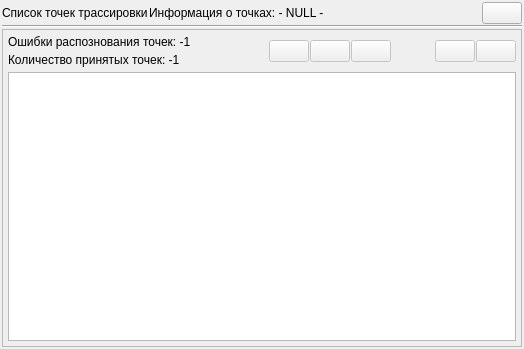
<?xml version="1.0" encoding="UTF-8"?>
<ui version="4.0">
 <class>list_point_win</class>
 <widget class="QWidget" name="list_point_win">
  <property name="geometry">
   <rect>
    <x>0</x>
    <y>0</y>
    <width>524</width>
    <height>349</height>
   </rect>
  </property>
  <property name="windowTitle">
   <string>Form</string>
  </property>
  <layout class="QVBoxLayout" name="verticalLayout" stretch="0,0,1">
   <property name="spacing">
    <number>1</number>
   </property>
   <property name="leftMargin">
    <number>2</number>
   </property>
   <property name="topMargin">
    <number>2</number>
   </property>
   <property name="rightMargin">
    <number>2</number>
   </property>
   <property name="bottomMargin">
    <number>2</number>
   </property>
   <item>
    <layout class="QHBoxLayout" name="horizontalLayout" stretch="0,0,1,0">
     <item>
      <widget class="QLabel" name="label_title_dialog">
       <property name="text">
        <string>Список точек трассировки</string>
       </property>
      </widget>
     </item>
     <item>
      <widget class="QLabel" name="label_info_points">
       <property name="text">
        <string>&lt;html&gt;&lt;head/&gt;&lt;body&gt;&lt;p&gt;Информация о точках: - NULL -&lt;/p&gt;&lt;/body&gt;&lt;/html&gt;</string>
       </property>
      </widget>
     </item>
     <item>
      <spacer name="horizontalSpacer">
       <property name="orientation">
        <enum>Qt::Horizontal</enum>
       </property>
       <property name="sizeHint" stdset="0">
        <size>
         <width>40</width>
         <height>20</height>
        </size>
       </property>
      </spacer>
     </item>
     <item>
      <widget class="QPushButton" name="pushButton_close">
       <property name="toolTip">
        <string>Скрыть</string>
       </property>
       <property name="text">
        <string/>
       </property>
       <property name="icon">
        <iconset resource="../resource.qrc">
         <normaloff>:/images/1449324474_delete.png</normaloff>:/images/1449324474_delete.png</iconset>
       </property>
      </widget>
     </item>
    </layout>
   </item>
   <item>
    <widget class="Line" name="line">
     <property name="orientation">
      <enum>Qt::Horizontal</enum>
     </property>
    </widget>
   </item>
   <item>
    <widget class="QFrame" name="frame">
     <property name="frameShape">
      <enum>QFrame::StyledPanel</enum>
     </property>
     <property name="frameShadow">
      <enum>QFrame::Raised</enum>
     </property>
     <layout class="QVBoxLayout" name="verticalLayout_2" stretch="0,1">
      <property name="spacing">
       <number>5</number>
      </property>
      <property name="leftMargin">
       <number>5</number>
      </property>
      <property name="topMargin">
       <number>5</number>
      </property>
      <property name="rightMargin">
       <number>5</number>
      </property>
      <property name="bottomMargin">
       <number>5</number>
      </property>
      <item>
       <layout class="QHBoxLayout" name="horizontalLayout_4" stretch="0,1,0,0,0">
        <property name="spacing">
         <number>4</number>
        </property>
        <item>
         <layout class="QGridLayout" name="gridLayout">
          <item row="1" column="0">
           <widget class="QLabel" name="label_errors">
            <property name="text">
             <string>Ошибки распознования точек: -1</string>
            </property>
           </widget>
          </item>
          <item row="2" column="0">
           <widget class="QLabel" name="label_countPoints">
            <property name="text">
             <string>Количество принятых точек: -1</string>
            </property>
           </widget>
          </item>
         </layout>
        </item>
        <item>
         <spacer name="horizontalSpacer_2">
          <property name="orientation">
           <enum>Qt::Horizontal</enum>
          </property>
          <property name="sizeHint" stdset="0">
           <size>
            <width>40</width>
            <height>20</height>
           </size>
          </property>
         </spacer>
        </item>
        <item>
         <layout class="QHBoxLayout" name="horizontalLayout_2">
          <property name="spacing">
           <number>1</number>
          </property>
          <item>
           <widget class="QPushButton" name="pushButton_goto_src_code">
            <property name="enabled">
             <bool>false</bool>
            </property>
            <property name="toolTip">
             <string>&lt;html&gt;&lt;head/&gt;&lt;body&gt;&lt;p&gt;&lt;span style=&quot; color:#0000ff;&quot;&gt;Действие: &lt;/span&gt;&lt;span style=&quot; font-weight:600; color:#00aa00;&quot;&gt;&amp;quot; 2&lt;/span&gt;&lt;span style=&quot; font-weight:600; color:#00aa00; vertical-align:super;&quot;&gt;ой&lt;/span&gt;&lt;span style=&quot; font-weight:600; color:#00aa00;&quot;&gt; клик ЛКМ &amp;quot; , &amp;quot; F1 &amp;quot;&lt;/span&gt;&lt;/p&gt;&lt;p&gt;&lt;span style=&quot; font-weight:600; color:#999900;&quot;&gt;&amp;quot;Переход к исходному коду&amp;quot;&lt;/span&gt;&lt;/p&gt;&lt;p align=&quot;center&quot;&gt;&lt;img src=&quot;:/images/goto_src_code.ico&quot; width=&quot;45&quot; height=&quot;45&quot;/&gt;&lt;/p&gt;&lt;/body&gt;&lt;/html&gt;</string>
            </property>
            <property name="text">
             <string/>
            </property>
            <property name="icon">
             <iconset resource="../resource.qrc">
              <normaloff>:/images/goto_src_code.ico</normaloff>:/images/goto_src_code.ico</iconset>
            </property>
           </widget>
          </item>
          <item>
           <widget class="QPushButton" name="pushButton_show_points">
            <property name="enabled">
             <bool>false</bool>
            </property>
            <property name="toolTip">
             <string>&lt;html&gt;&lt;head/&gt;&lt;body&gt;&lt;p&gt;&lt;span style=&quot; color:#0000ff;&quot;&gt;Действие: &lt;/span&gt;&lt;span style=&quot; font-weight:600; color:#00aa00;&quot;&gt;&amp;quot; F2 &amp;quot;&lt;/span&gt;&lt;/p&gt;&lt;p&gt;&lt;span style=&quot; font-weight:600; color:#999900;&quot;&gt;&amp;quot;Подсветить точки трассировки&amp;quot;&lt;/span&gt;&lt;/p&gt;&lt;p align=&quot;center&quot;&gt;&lt;img src=&quot;:/images/show_points.ico&quot; width=&quot;45&quot; height=&quot;45&quot;/&gt;&lt;/p&gt;&lt;/body&gt;&lt;/html&gt;</string>
            </property>
            <property name="text">
             <string/>
            </property>
            <property name="icon">
             <iconset resource="../resource.qrc">
              <normaloff>:/images/show_points.ico</normaloff>:/images/show_points.ico</iconset>
            </property>
           </widget>
          </item>
          <item>
           <widget class="QPushButton" name="pushButton_clear_current">
            <property name="enabled">
             <bool>false</bool>
            </property>
            <property name="toolTip">
             <string>&lt;html&gt;&lt;head/&gt;&lt;body&gt;&lt;p&gt;&lt;span style=&quot; color:#0000ff;&quot;&gt;Действие: &lt;/span&gt;&lt;span style=&quot; font-weight:600; color:#00aa00;&quot;&gt;&amp;quot; F3 &amp;quot;&lt;/span&gt;&lt;/p&gt;&lt;p&gt;&lt;span style=&quot; font-weight:600; color:#999900;&quot;&gt;&amp;quot;Очистить текущую точку&amp;quot;&lt;/span&gt;&lt;/p&gt;&lt;p align=&quot;center&quot;&gt;&lt;img src=&quot;:/images/clear_current.ico&quot; width=&quot;45&quot; height=&quot;45&quot;/&gt;&lt;/p&gt;&lt;/body&gt;&lt;/html&gt;</string>
            </property>
            <property name="text">
             <string/>
            </property>
            <property name="icon">
             <iconset resource="../resource.qrc">
              <normaloff>:/images/clear_current.ico</normaloff>:/images/clear_current.ico</iconset>
            </property>
           </widget>
          </item>
         </layout>
        </item>
        <item>
         <spacer name="horizontalSpacer_3">
          <property name="orientation">
           <enum>Qt::Horizontal</enum>
          </property>
          <property name="sizeHint" stdset="0">
           <size>
            <width>40</width>
            <height>20</height>
           </size>
          </property>
         </spacer>
        </item>
        <item>
         <layout class="QHBoxLayout" name="horizontalLayout_3">
          <property name="spacing">
           <number>1</number>
          </property>
          <item>
           <widget class="QPushButton" name="pushButton_prev">
            <property name="enabled">
             <bool>false</bool>
            </property>
            <property name="toolTip">
             <string>&lt;html&gt;&lt;head/&gt;&lt;body&gt;&lt;p&gt;&lt;span style=&quot; color:#0000ff;&quot;&gt;Действие: &lt;/span&gt;&lt;span style=&quot; font-weight:600; color:#00aa00;&quot;&gt;&amp;quot; W &amp;quot;&lt;/span&gt;&lt;/p&gt;&lt;p&gt;&lt;span style=&quot; font-weight:600; color:#999900;&quot;&gt;&amp;quot;Предыдущая точка&amp;quot;&lt;/span&gt;&lt;/p&gt;&lt;p align=&quot;center&quot;&gt;&lt;img src=&quot;:/images/up.png&quot; width=&quot;45&quot; height=&quot;45&quot;/&gt;&lt;/p&gt;&lt;/body&gt;&lt;/html&gt;</string>
            </property>
            <property name="text">
             <string/>
            </property>
            <property name="icon">
             <iconset resource="../resource.qrc">
              <normaloff>:/images/up.png</normaloff>:/images/up.png</iconset>
            </property>
           </widget>
          </item>
          <item>
           <widget class="QPushButton" name="pushButton_next">
            <property name="enabled">
             <bool>false</bool>
            </property>
            <property name="toolTip">
             <string>&lt;html&gt;&lt;head/&gt;&lt;body&gt;&lt;p&gt;&lt;span style=&quot; color:#0000ff;&quot;&gt;Действие: &lt;/span&gt;&lt;span style=&quot; font-weight:600; color:#00aa00;&quot;&gt;&amp;quot; S &amp;quot;&lt;/span&gt;&lt;/p&gt;&lt;p&gt;&lt;span style=&quot; font-weight:600; color:#999900;&quot;&gt;&amp;quot;Следующая точка&amp;quot;&lt;/span&gt;&lt;/p&gt;&lt;p align=&quot;center&quot;&gt;&lt;img src=&quot;:/images/down.png&quot; width=&quot;45&quot; height=&quot;45&quot;/&gt;&lt;/p&gt;&lt;/body&gt;&lt;/html&gt;</string>
            </property>
            <property name="text">
             <string/>
            </property>
            <property name="icon">
             <iconset resource="../resource.qrc">
              <normaloff>:/images/down.png</normaloff>:/images/down.png</iconset>
            </property>
           </widget>
          </item>
         </layout>
        </item>
       </layout>
      </item>
      <item>
       <widget class="QListWidget" name="listWidget_points">
        <property name="font">
         <font>
          <family>Courier New</family>
         </font>
        </property>
        <property name="sizeAdjustPolicy">
         <enum>QAbstractScrollArea::AdjustToContents</enum>
        </property>
        <property name="selectionBehavior">
         <enum>QAbstractItemView::SelectRows</enum>
        </property>
        <property name="viewMode">
         <enum>QListView::ListMode</enum>
        </property>
       </widget>
      </item>
     </layout>
    </widget>
   </item>
  </layout>
 </widget>
 <resources>
  <include location="../resource.qrc"/>
 </resources>
 <connections/>
</ui>
